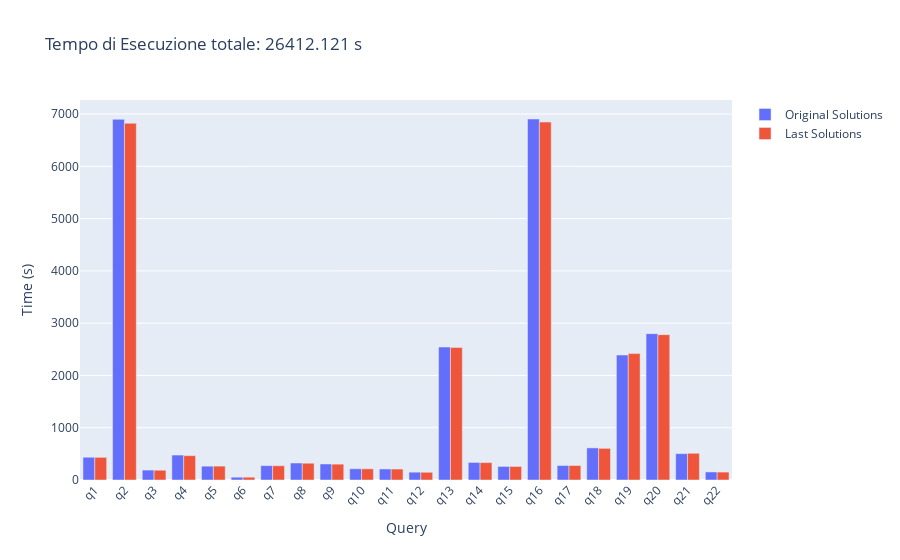

Here is the notebook cell this chart was saved with:
### Code cell
fig = go.Figure()
fig.add_trace(go.Bar(x=original_execution.index, y=original_execution["mean"], name='Original Solutions'))
fig.add_trace(go.Bar(x=last_execution.index, y=last_execution["mean"], name='Last Solutions'))
fig.update_layout(barmode='group', xaxis_tickangle=-45, title='Tempo di Esecuzione totale: ' + str(total_time) + " s", xaxis_title='Query', yaxis_title='Time (s)')
fig.show()

### Figure 1 — Plotly figure (JSON) as saved in the notebook; plotly's stock layout.template omitted (floating-point values rounded to 4 significant figures)
{"data": [{"name": "Original Solutions", "type": "bar", "x": ["q1", "q2", "q3", "q4", "q5", "q6", "q7", "q8", "q9", "q10", "q11", "q12", "q13", "q14", "q15", "q16", "q17", "q18", "q19", "q20", "q21", "q22"], "y": [435.6, 6899.0, 190.0, 477.4, 264.4, 53.65, 274.9, 324.9, 306.3, 215.3, 210.9, 149.8, 2543.0, 335.6, 259.5, 6905.0, 277.0, 613.9, 2390.0, 2799.0, 504.5, 154.0]}, {"name": "Last Solutions", "type": "bar", "x": ["q1", "q2", "q3", "q4", "q5", "q6", "q7", "q8", "q9", "q10", "q11", "q12", "q13", "q14", "q15", "q16", "q17", "q18", "q19", "q20", "q21", "q22"], "y": [433.1, 6823.0, 187.0, 465.6, 265.5, 53.71, 272.7, 321.0, 303.0, 213.6, 209.6, 147.7, 2535.0, 333.1, 259.4, 6846.0, 276.9, 605.1, 2418.0, 2780.0, 510.8, 151.5]}], "layout": {"barmode": "group", "title": {"text": "Tempo di Esecuzione totale: 26412.121 s"}, "xaxis": {"tickangle": -45, "title": {"text": "Query"}}, "yaxis": {"title": {"text": "Time (s)"}}}}
